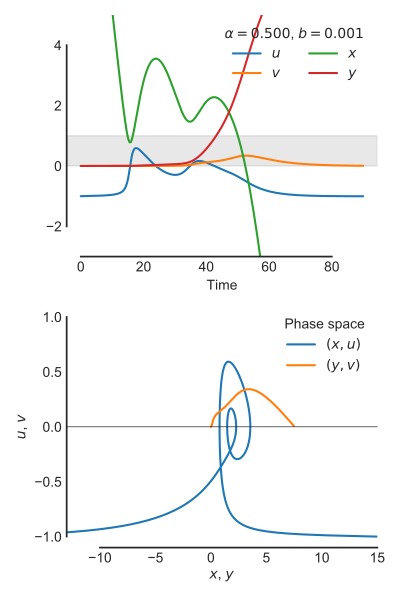

Recreate this plot in Python.
import sys
from matplotlib import pyplot as plt
import seaborn as sns
from dust_couple_ode import streamline

figfile = sys.argv[0].replace('.py', '.pdf')

# Impact parameter
b = 0.001
stream = streamline(Y0=b, alpha=1.0/2.0, tstop=90, X0=15., n=501)
sns.set_style('white')
sns.set_color_codes()
fig, (ax, axp) = plt.subplots(2, 1, figsize=(4, 6))
ax.plot(stream['t'], stream['u'], label='$u$')
ax.plot(stream['t'], stream['v'], label='$v$')
ax.plot(stream['t'], stream['x'], label='$x$')
ax.plot(stream['t'], stream['y'], label='$y$')
ax.axhspan(0.0, 1.0, color='k', alpha=0.1)
ax.legend(title=(fr"$\alpha = {stream['alpha']:.3f}$, "
                 f"$b = {b:.3f}$"), ncol=2)
ax.set(xlabel='Time', ylim=[-3, 5])

axp.plot(stream['x'], stream['u'], label='$(x, u)$')
axp.plot(stream['y'], stream['v'], label='$(y, v)$')
axp.axhline(0, color='k', lw=0.5)
axp.legend(title='Phase space')
axp.set(xlabel='$x$, $y$', ylabel='$u$, $v$',
        xlim=[-13, 15], ylim=[-1.1, 1.1])

sns.despine(trim=True)
fig.tight_layout()
fig.savefig(figfile)
print(figfile, end='')
